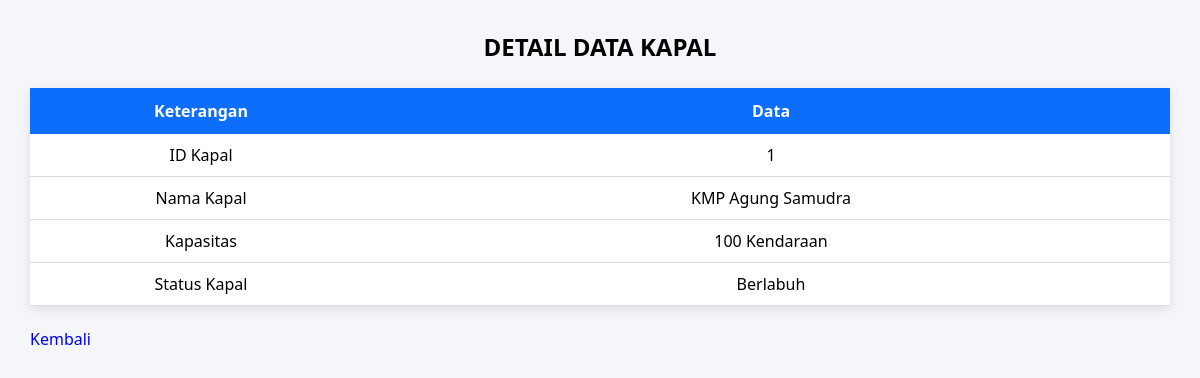
The app's page /admin/kapal/detail.php?id=1 with its own data.
### tables this page shows
CREATE TABLE kapal (
    id_kapal INT AUTO_INCREMENT PRIMARY KEY,
    id_user INT NOT NULL,
    nama_kapal VARCHAR(100) NOT NULL,
    kapasitas INT NOT NULL,
    status ENUM('Aktif','Tidak Aktif') DEFAULT 'Aktif',

    FOREIGN KEY (id_user)
    REFERENCES users(id_user)
);

### admin/kapal/detail.php (the view, shortened to what this page needs)
<?php
include '../../config/koneksi.php';
$id = $_GET['id'];
$data = mysqli_query(
    $koneksi,
    "SELECT * FROM kapal WHERE id_kapal='$id'"
);
$row = mysqli_fetch_assoc($data);
$status_berlabuh = ($row['status'] == 'Aktif')
    ? 'Berlabuh'
    : 'Belum Berlabuh';
?>
<!DOCTYPE html>
<html>
<head>
    <link rel="stylesheet" href="../../assets/css/table.css">
</head>
<body>
<div class="container">
<h2>DETAIL DATA KAPAL</h2>
<table>
    <tr>
        <th width="30%">Keterangan</th>
        <th>Data</th>
    </tr>
    <tr>
        <td>ID Kapal</td>
        <td><?= $row['id_kapal']; ?></td>
    </tr>
    <tr>
        <td>Nama Kapal</td>
        <td><?= $row['nama_kapal']; ?></td>
    </tr>
    <tr>
        <td>Kapasitas</td>
        <td><?= $row['kapasitas']; ?> Kendaraan</td>
    </tr>
    <tr>
        <td>Status Kapal</td>
        <td><?= $status_berlabuh; ?></td>
    </tr>
</table>
<br>
<a href="index.php" class="btn-add">
    Kembali
</a>
</div>
</body>
</html>

### assets/css/table.css (style rules this page uses)
body { background:#f4f6f9; font-family:Segoe UI, sans-serif; margin:30px; }
h2 { text-align:center; margin-bottom:25px; }
table { width:100%; border-collapse:collapse; background:white; box-shadow:0 3px 10px rgba(0,0,0,.1); }
table th { background:#0d6efd; color:white; padding:12px; text-align:center; }
table td { padding:10px; border-bottom:1px solid #ddd; text-align:center; }
a { text-decoration:none; }

### records on screen
kapal: id_kapal "1", nama_kapal "KMP Agung Samudra", kapasitas "100", status "Berlabuh"
